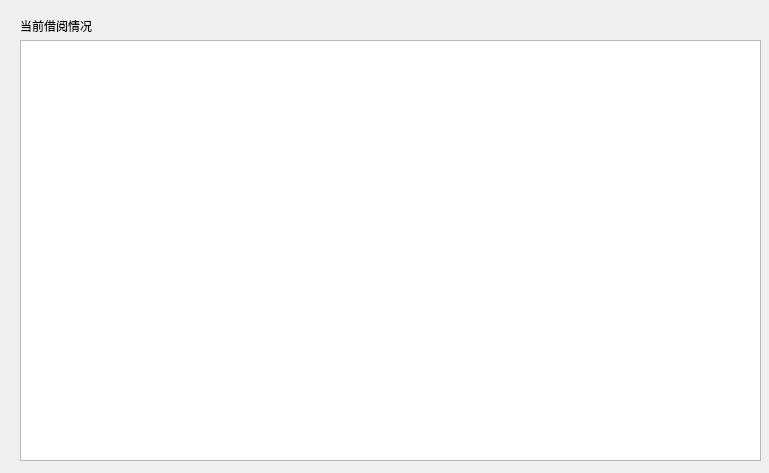
<?xml version="1.0" encoding="UTF-8"?>
<ui version="4.0">
 <class>borrow_status</class>
 <widget class="QWidget" name="borrow_status">
  <property name="geometry">
   <rect>
    <x>0</x>
    <y>0</y>
    <width>769</width>
    <height>473</height>
   </rect>
  </property>
  <property name="windowTitle">
   <string>Form</string>
  </property>
  <widget class="QLabel" name="label">
   <property name="geometry">
    <rect>
     <x>20</x>
     <y>10</y>
     <width>121</width>
     <height>31</height>
    </rect>
   </property>
   <property name="styleSheet">
    <string notr="true">font: 14pt &quot;04b_21&quot;;</string>
   </property>
   <property name="text">
    <string>当前借阅情况</string>
   </property>
  </widget>
  <widget class="QTableWidget" name="tableWidget">
   <property name="geometry">
    <rect>
     <x>20</x>
     <y>40</y>
     <width>741</width>
     <height>421</height>
    </rect>
   </property>
  </widget>
 </widget>
 <resources/>
 <connections/>
</ui>
